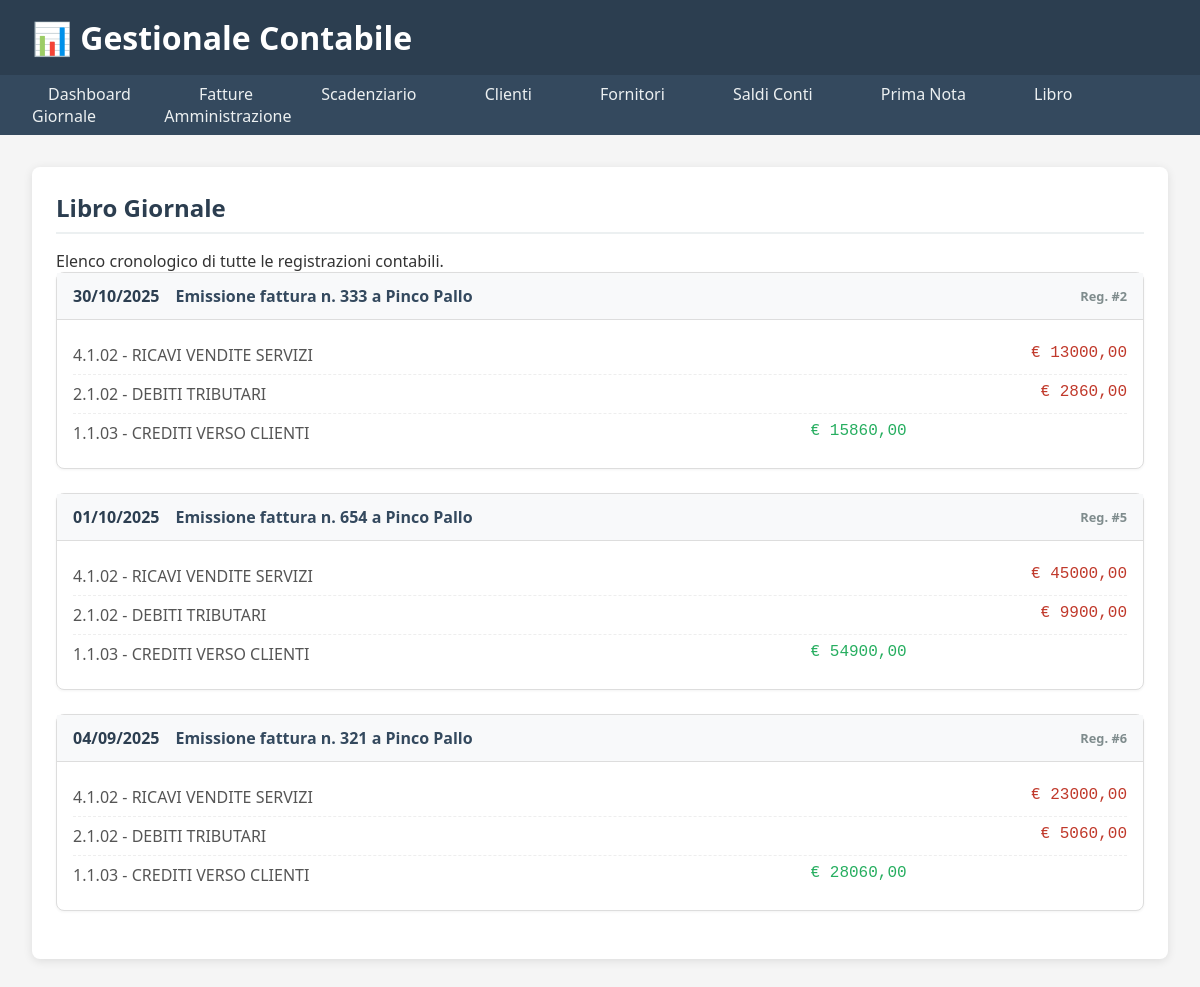
Page /tesoreria/movimenti/ on the earlier database version.
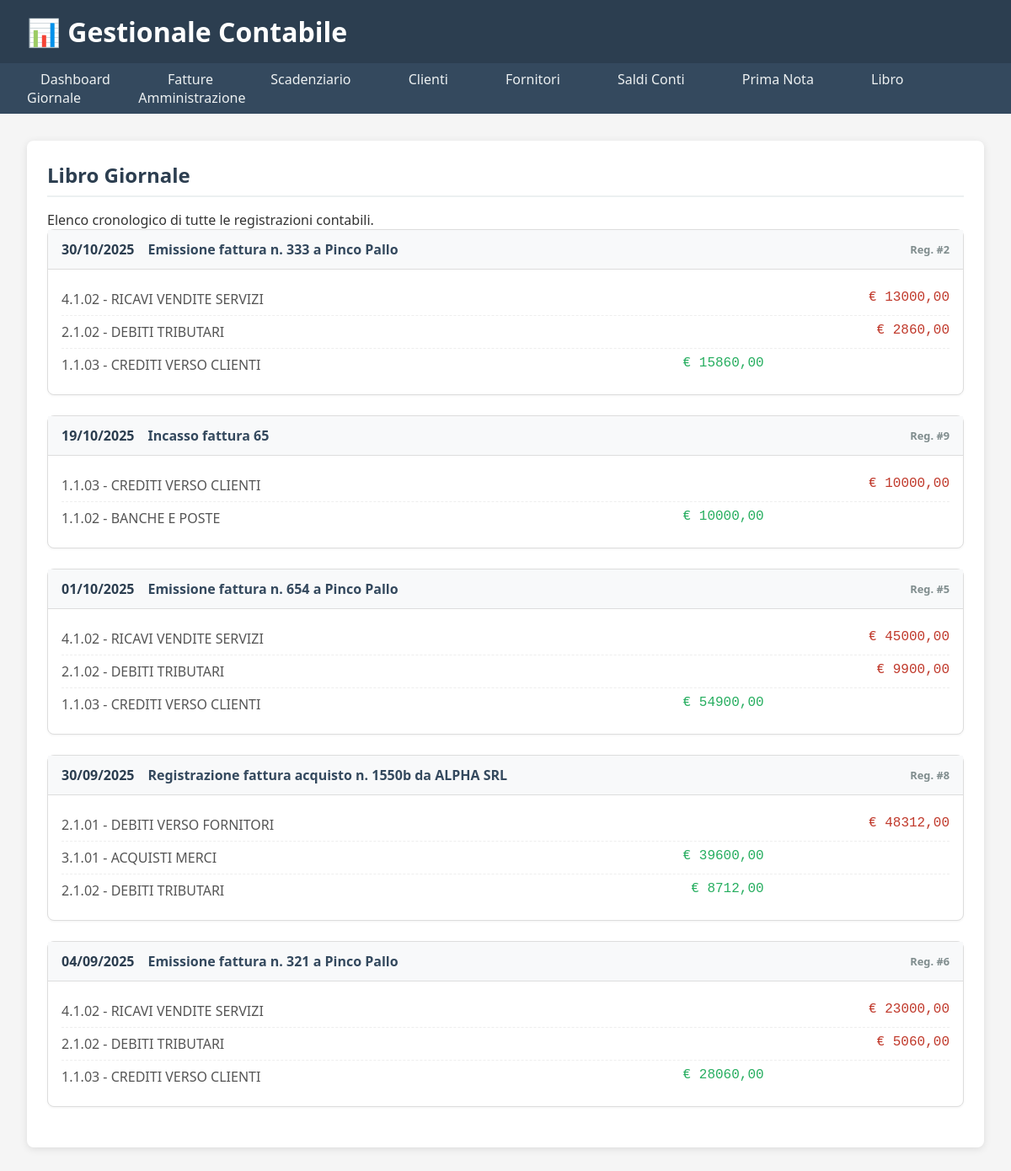
Same page on the later database version.
### contabilita/models.py (models this page shows, shortened)
class RegistrazioneContabile(models.Model):
    data_registrazione = models.DateField(
        verbose_name="Data Registrazione",
        help_text="Data della operazione contabile"
    )
    descrizione = models.TextField(
        verbose_name="Descrizione Operazione",
        help_text="Descrizione dettagliata dell'operazione"
    )
    METODO_PAGAMENTO = [
        ('bonifico', 'Bonifico Bancario'),
        ('assegno', 'Assegno'),
        ('contanti', 'Contanti'),
        ('altro', 'Altro'),
    ]
    metodo_pagamento = models.CharField(
        max_length=10,
        choices=METODO_PAGAMENTO,
        default='bonifico',
        verbose_name="Metodo di Pagamento"
    )
    riferimento = models.CharField(
        max_length=50,
        blank=True,
        verbose_name="Riferimento Documento",
        help_text="Numero fattura, bolletta, etc."
    )
    STATO_REGISTRAZIONE = [
        ('bozza', 'Bozza'),
        ('registrata', 'Registrata'),
        ('stornata', 'Stornata'),
    ]
    stato = models.CharField(
        max_length=10,
        choices=STATO_REGISTRAZIONE,
        default='bozza',
        verbose_name="Stato Registrazione"
    )
    created_at = models.DateTimeField(auto_now_add=True)
    updated_at = models.DateTimeField(auto_now=True)
    def totale_registrazione(self):
        """Calcola il totale della registrazione (somma dei movimenti in Dare)."""
        return sum(mov.importo for mov in self.movimenti.filter(tipo_movimento='dare'))
    totale_registrazione.short_description = "Totale"
    totale_registrazione.admin_order_field = 'movimenti__importo' # Permette un ordinamento approssimativo
    class Meta:
        verbose_name = "Registrazione Contabile"
        verbose_name_plural = "Registrazioni Contabili"
        ordering = ['-data_registrazione', '-created_at']

class MovimentoContabile(models.Model):
    registrazione = models.ForeignKey(
        RegistrazioneContabile,
        on_delete=models.CASCADE,
        related_name='movimenti',
        verbose_name="Registrazione"
    )
    conto = models.ForeignKey(
        PianoDeiConti,
        on_delete=models.PROTECT,
        verbose_name="Conto",
        help_text="Conto interessato dal movimento"
    )
    conto_tesoreria = models.ForeignKey(
        'tesoreria.ContoBancario',
        on_delete=models.SET_NULL,
        null=True, blank=True,
        verbose_name="Conto Tesoreria Specifico",
        help_text="Il conto di tesoreria specifico (es. Banca Intesa) movimentato."
    )
    TIPO_MOVIMENTO = [
        ('dare', 'Dare'),
        ('avere', 'Avere'),
    ]
    tipo_movimento = models.CharField(
        max_length=5,
        choices=TIPO_MOVIMENTO,
        verbose_name="Tipo Movimento"
    )
    importo = models.DecimalField(
        max_digits=10,
        decimal_places=2,
        verbose_name="Importo",
        validators=[MinValueValidator(Decimal('0.01'))]
    )
    note = models.TextField(
        blank=True,
        verbose_name="Note Movimento",
        help_text="Note specifiche per questo movimento"
    )
    class Meta:
        verbose_name = "Movimento Contabile"
        verbose_name_plural = "Movimenti Contabili"
        ordering = ['registrazione', 'tipo_movimento']

class PianoDeiConti(models.Model):
    CLASSE_CONTO = [
        ('patrimoniale', 'Conto Patrimoniale'),
        ('economico', 'Conto Economico'),
        ('ordine', 'Conto d\'Ordine'),
    ]
    NATURA_CONTO = [
        ('dare', 'Dare (Attivo/Costi)'),
        ('avere', 'Avere (Passivo/Ricavi)'),
    ]
    codice = models.CharField(
        max_length=10,
        unique=True,
        verbose_name="Codice Conto",
        help_text="Codice del conto (es: 1.1.01, 2.2.03)"
    )
    descrizione = models.CharField(
        max_length=200,
        verbose_name="Descrizione Conto",
        help_text="Descrizione completa del conto"
    )
    classe = models.CharField(
        max_length=12,
        choices=CLASSE_CONTO,
        verbose_name="Classe Conto"
    )
    natura = models.CharField(
        max_length=5,
        choices=NATURA_CONTO,
        verbose_name="Natura Conto"
    )
    sottoconto_di = models.ForeignKey(
        'self',
        on_delete=models.CASCADE,
        null=True,
        blank=True,
        related_name='sottoconti',
        verbose_name="Sottoconto di",
        help_text="Conto padre (per gerarchia)"
    )
    attivo = models.BooleanField(
        default=True,
        verbose_name="Conto Attivo",
        help_text="Se deselezionato, il conto non sarà più utilizzabile"
    )
    class Meta:
        verbose_name = "Conto del Piano dei Conti"
        verbose_name_plural = "Piano dei Conti"
        ordering = ['codice']

### tesoreria/views.py (the view)
# urls.py: path('movimenti/', views.lista_movimenti, name='lista_movimenti'),
def lista_movimenti(request):
    registrazioni = RegistrazioneContabile.objects.prefetch_related(
        'movimenti__conto'
    ).order_by('-data_registrazione', '-id')
    context = {
        'registrazioni': registrazioni,
        'titolo_pagina': 'Libro Giornale'
    }
    return render(request, 'tesoreria/lista_movimenti.html', context)

### templates/tesoreria/lista_movimenti.html (shortened to what this page needs)
{% extends "base.html" %} {% block content %}
<div class="section">
  <h2>{{ titolo_pagina }}</h2>
  <p>Elenco cronologico di tutte le registrazioni contabili.</p>
  <div class="libro-giornale">
    {% for reg in registrazioni %}
    <div class="registrazione">
      <div class="registrazione-header">
        <span class="data-reg">{{ reg.data_registrazione|date:"d/m/Y" }}</span>
        <span class="desc-reg">{{ reg.descrizione }}</span>
        <span class="id-reg">Reg. #{{ reg.id }}</span>
      </div>
      <div class="movimenti-container">
        {% for mov in reg.movimenti.all %}
        <div class="movimento-row">
          <div class="conto">
            {{ mov.conto.codice }} - {{ mov.conto.descrizione }}
          </div>
          <div class="importo dare">
            {% if mov.tipo_movimento == 'dare' %}€ {{ mov.importo|floatformat:2 }}{% endif %}
          </div>
          <div class="importo avere">
            {% if mov.tipo_movimento == 'avere' %}€ {{ mov.importo|floatformat:2 }}{% endif %}
          </div>
        </div>
        {% endfor %}
      </div>
    </div>
    {% empty %}
    <p>Nessuna registrazione contabile trovata.</p>
    {% endfor %}
  </div>
</div>
{% endblock %}

### templates/base.html (shortened to what this page needs)
<!DOCTYPE html>
<html lang="it">
  <head>
  </head>
  <body>
    <header class="header">
      <h1>📊 Gestionale Contabile</h1>
    </header>
    <nav class="nav">
      <a href="{% url 'dashboard' %}">Dashboard</a>
      <div class="dropdown">
        <a href="#" class="dropbtn">Fatture</a>
      </div>
      <a href="{% url 'fatture:scadenziario' %}">Scadenziario</a>
      <a href="{% url 'clienti:lista_clienti' %}">Clienti</a>
      <a href="{% url 'fornitori:lista_fornitori' %}">Fornitori</a>
      <a href="{% url 'tesoreria:saldi_conti' %}">Saldi Conti</a>
      <a href="{% url 'contabilita:prima_nota' %}">Prima Nota</a>
      <a href="{% url 'tesoreria:lista_movimenti' %}">Libro Giornale</a>
      <a href="/admin/" target="_blank">Amministrazione</a>
    </nav>
    <div class="container">{% block content %} {% endblock %}</div>
  </body>
</html>

### templates/base.html (style rules this page uses)
* { margin: 0; padding: 0; box-sizing: border-box; }
body { font-family: "Segoe UI", Tahoma, Geneva, Verdana, sans-serif; background: #f5f5f5; color: #333; }
.header { background: #2c3e50; color: white; padding: 1rem 2rem; box-shadow: 0 2px 5px rgba(0, 0, 0, 0.1); }
.nav { background: #34495e; padding: 0.5rem 2rem; }
.nav a { color: #ecf0f1; text-decoration: none; margin-right: 2rem; padding: 0.5rem 1rem; border-radius: 4px; transition: background 0.3s; }
.dropdown { position: relative; display: inline-block; }
.container { max-width: 1200px; margin: 2rem auto; padding: 0 2rem; }
.section { background: white; padding: 1.5rem; border-radius: 8px; box-shadow: 0 2px 10px rgba(0, 0, 0, 0.1); margin-bottom: 2rem; }
.section h2 { color: #2c3e50; margin-bottom: 1rem; border-bottom: 2px solid #ecf0f1; padding-bottom: 0.5rem; }

### templates/tesoreria/lista_movimenti.html (style rules this page uses)
.libro-giornale .registrazione { border: 1px solid #ddd; border-radius: 8px; margin-bottom: 1.5rem; background: #fff; box-shadow: 0 1px 3px rgba(0, 0, 0, 0.05); }
.registrazione-header { background: #f8f9fa; padding: 0.75rem 1rem; border-bottom: 1px solid #ddd; display: flex; justify-content: space-between; align-items: center; font-weight: bold; }
.data-reg { color: #2c3e50; }
.desc-reg { flex-grow: 1; margin: 0 1rem; color: #34495e; }
.id-reg { font-size: 0.8rem; color: #7f8c8d; }
.movimenti-container { padding: 1rem; }
.movimento-row { display: grid; grid-template-columns: 3fr 1fr 1fr; gap: 1rem; padding: 0.5rem 0; border-bottom: 1px dashed #eee; }
.movimento-row:last-child { border-bottom: none; }
.movimento-row .conto { color: #555; }
.movimento-row .importo { text-align: right; font-family: monospace, monospace; }
.importo.dare { color: #27ae60; }
.importo.avere { color: #c0392b; }

Differences in the rows shown:
added RegistrazioneContabile: data_registrazione "19/10/2025", descrizione "Incasso fattura 65", id "9"
added MovimentoContabile: conto.codice "1.1.03", conto.descrizione "CREDITI VERSO CLIENTI", importo "10000,00", shown under "19/10/2025"
added MovimentoContabile: conto.codice "1.1.02", conto.descrizione "BANCHE E POSTE", importo "10000,00", shown under "19/10/2025"
added RegistrazioneContabile: data_registrazione "30/09/2025", descrizione "Registrazione fattura acquisto n. 1550b da ALPHA SRL", id "8"
added MovimentoContabile: conto.codice "2.1.01", conto.descrizione "DEBITI VERSO FORNITORI", importo "48312,00", shown under "30/09/2025"
added MovimentoContabile: conto.codice "3.1.01", conto.descrizione "ACQUISTI MERCI", importo "39600,00", shown under "30/09/2025"
added MovimentoContabile: conto.codice "2.1.02", conto.descrizione "DEBITI TRIBUTARI", importo "8712,00", shown under "30/09/2025"
